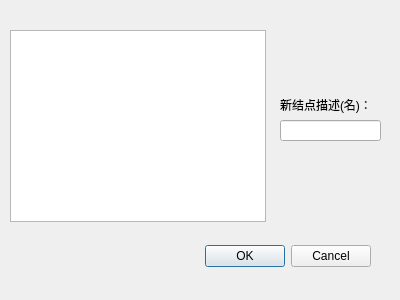
<?xml version="1.0" encoding="UTF-8"?>
<ui version="4.0">
 <class>Dialog_AddVex</class>
 <widget class="QDialog" name="Dialog_AddVex">
  <property name="geometry">
   <rect>
    <x>0</x>
    <y>0</y>
    <width>400</width>
    <height>300</height>
   </rect>
  </property>
  <property name="windowTitle">
   <string>Dialog</string>
  </property>
  <widget class="QDialogButtonBox" name="buttonBox">
   <property name="geometry">
    <rect>
     <x>30</x>
     <y>240</y>
     <width>341</width>
     <height>32</height>
    </rect>
   </property>
   <property name="orientation">
    <enum>Qt::Horizontal</enum>
   </property>
   <property name="standardButtons">
    <set>QDialogButtonBox::Cancel|QDialogButtonBox::Ok</set>
   </property>
  </widget>
  <widget class="QLabel" name="label_2">
   <property name="geometry">
    <rect>
     <x>280</x>
     <y>95</y>
     <width>111</width>
     <height>20</height>
    </rect>
   </property>
   <property name="text">
    <string>新结点描述(名)：</string>
   </property>
  </widget>
  <widget class="QLineEdit" name="lineEdit_2">
   <property name="geometry">
    <rect>
     <x>280</x>
     <y>120</y>
     <width>101</width>
     <height>21</height>
    </rect>
   </property>
  </widget>
  <widget class="QTableWidget" name="tableWidget">
   <property name="geometry">
    <rect>
     <x>10</x>
     <y>30</y>
     <width>256</width>
     <height>192</height>
    </rect>
   </property>
  </widget>
 </widget>
 <resources/>
 <connections>
  <connection>
   <sender>buttonBox</sender>
   <signal>accepted()</signal>
   <receiver>Dialog_AddVex</receiver>
   <slot>accept()</slot>
   <hints>
    <hint type="sourcelabel">
     <x>248</x>
     <y>254</y>
    </hint>
    <hint type="destinationlabel">
     <x>157</x>
     <y>274</y>
    </hint>
   </hints>
  </connection>
  <connection>
   <sender>buttonBox</sender>
   <signal>rejected()</signal>
   <receiver>Dialog_AddVex</receiver>
   <slot>reject()</slot>
   <hints>
    <hint type="sourcelabel">
     <x>316</x>
     <y>260</y>
    </hint>
    <hint type="destinationlabel">
     <x>286</x>
     <y>274</y>
    </hint>
   </hints>
  </connection>
 </connections>
</ui>
